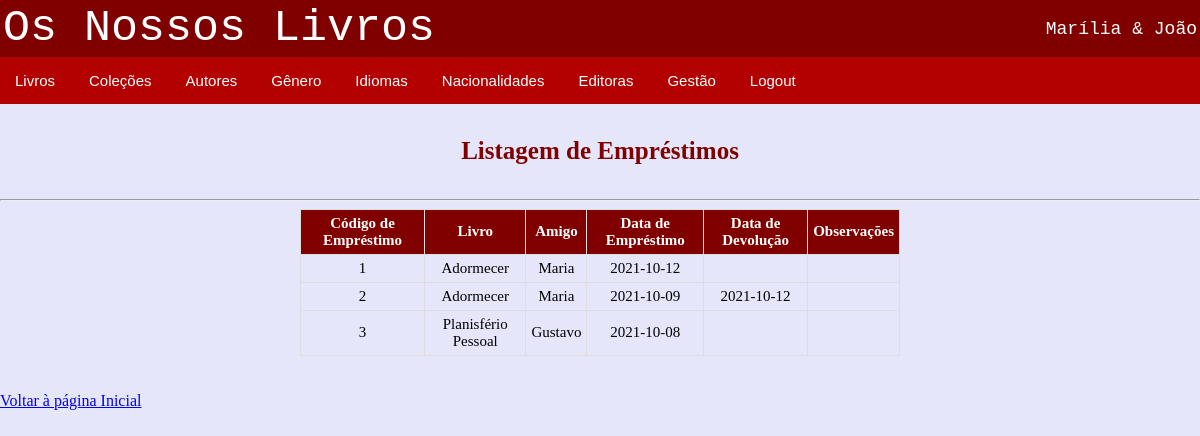
The app's page /livraria/lista_emprestimos.php (signed in) with its own data.
### tables this page shows
CREATE TABLE `emprestimos` (
  `Id_emprestimo` int NOT NULL,
  `Id_livro` int NOT NULL,
  `id_amigo` int NOT NULL,
  `data_emprestimo` date NOT NULL,
  `data_dev` date DEFAULT NULL,
  `obs` varchar(100) DEFAULT NULL
);

CREATE TABLE `livros` (
  `Id_livro` int NOT NULL,
  `isbn` bigint NOT NULL,
  `titulo` varchar(100) NOT NULL,
  `id_editora` int NOT NULL,
  `n_edicao` int NOT NULL,
  `data` date NOT NULL,
  `data_1_edicao` date NOT NULL,
  `id_colecao` int DEFAULT NULL,
  `volume` int DEFAULT NULL,
  `id_idioma` int NOT NULL,
  `id_genero` int NOT NULL,
  `id_localizacao` int NOT NULL
);

CREATE TABLE `amigos` (
  `id_amigo` int NOT NULL,
  `nome` varchar(50) NOT NULL,
  `contacto` int DEFAULT NULL,
  `email` varchar(100) DEFAULT NULL,
  `obs` varchar(100) DEFAULT NULL
);

### livraria/bd_classe_local.php (called while the page is built, shortened)
<?php
class acesso{
    var $servidor= "localhost";
    var $utilizador ="root";
    var $password="12345678";
    var $basedados="bdlivros";
    function ligar(){
        $this->ligacao=mysqli_connect($this->servidor, $this->utilizador, $this->password, $this->basedados);
    }
}
?>

### livraria/lista_emprestimos.php (the view, shortened to what this page needs)
<?php
$acesso=new acesso();
$acesso->ligar();
$tabela=mysqli_query($acesso->ligacao,
    "select e.id_emprestimo,  l.titulo, a.nome, e.data_emprestimo, e.data_dev, e.obs
    from emprestimos e, amigos a, livros l
    where e.id_livro= l.id_livro and
        e.id_amigo = a.id_amigo");
?>
<!DOCTYPE html>
<html lang="en">
<head>
    <link rel="stylesheet" href="estilos.css">
</head>
<body>
<?php include 'menu.php';?>
    <h4>Listagem de Empréstimos</h4>
    <hr>
    <table id="listatab">
        <tr>
            <th>Código de Empréstimo</th>
            <th>Livro</th>
            <th>Amigo</th>
            <th>Data de Empréstimo</th>
            <th>Data de Devolução</th>
            <th>Observações</th>
        </tr>
        <?php
           while ($registo=mysqli_fetch_array($tabela))
           {
               ?>
               <tr>
                   <td><?php echo $registo['id_emprestimo'];?></td>
                   <td><?php echo $registo['titulo'];?></td>
                   <td><?php echo $registo['nome'];?></td>
                   <td><?php echo $registo['data_emprestimo'];?></td>
                   <td><?php echo $registo['data_dev'];?></td>
                   <td><?php echo $registo['obs'];?></td>
                   </tr>
        <?php
           }
        ?>
    </table>
    <br><br><a href="index1.php">Voltar à página Inicial</a></h2>
</body>
</html>

### livraria/CSS/estilos.css (style rules this page uses)
body { margin: 0px; background-color: #E6E6FA; }
.button:hover, .button2:hover, { background-color: #ffe6e6; color: black; }
#listatab { width: 600px; font-size: 15px; margin: auto; align: center; text-align: left; color: black; border-collapse: collapse; }
#listatab td, #listatab th { border: 1px solid #ddd; padding: 5px; text-align: center; }
#listatab th { background-color: #800000; color: white; }
h4 { text-align: center; font-size: 25px; color: #800000; }

### livraria/menu.php (style rules this page uses)
body { margin: 0px; }

### records on screen
emprestimos: Id_emprestimo "1", Id_livro.titulo "Adormecer", id_amigo.nome "Maria", data_emprestimo "2021-10-12"
emprestimos: Id_emprestimo "2", Id_livro.titulo "Adormecer", id_amigo.nome "Maria", data_emprestimo "2021-10-09", data_dev "2021-10-12"
emprestimos: Id_emprestimo "3", Id_livro.titulo "Planisfério Pessoal", id_amigo.nome "Gustavo", data_emprestimo "2021-10-08"
